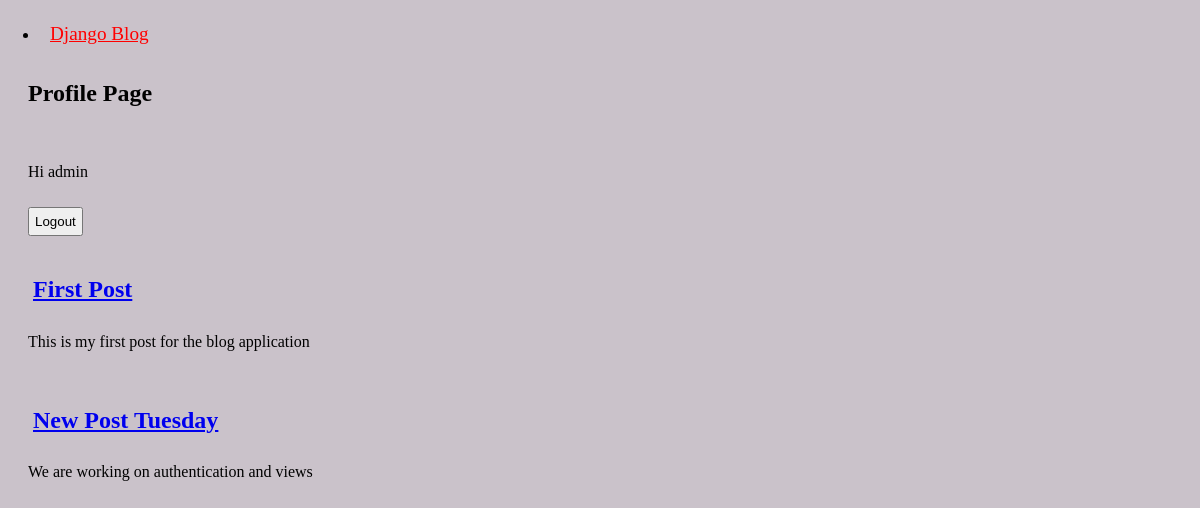
/profile/ (signed in), run on the app's committed database.
### blog/models.py (models this page shows, shortened)
class Post(models.Model):
    title = models.CharField(max_length=200)
    author = models.ForeignKey(
        User,
        on_delete=models.CASCADE
        )
    body = models.TextField()

### blog/views.py (the view)
# urls.py: path('profile/', ProfileBlogListView.as_view(), name='profile')
class ProfileBlogListView(LoginRequiredMixin, ListView):
    model = Post
    template_name = 'profile.html'
    def get_queryset(self):
        all_posts = Post.objects.all()
        filtered_posts = Post.objects.filter(author=self.request.user)
        return filtered_posts

### templates/profile.html (shortened to what this page needs)
{% extends 'base.html' %}
{% block content %}
<h2> Profile Page </h2>
    {% if user.is_authenticated %}
        <div class="user-area"></div>
        <p>Hi {{ user.username }}</p>
        <form action="{% url 'logout' %}" method="post">
            <button type="submit">Logout</button>
        </form>
        </div>
       {% if object_list %}
        {% for post in object_list %}
            <div class="post-entry">
                <h2><a href="{% url 'post_detail' post.pk %}"> {{ post.title }} </a> </h2>
                <p> {{ post.body }}</p>
            </div>
        {% endfor %}
    {% else %}
    <div>
        <p>You have no posts </p>
    </div>
    {% endif %}
    {% endif %}
{% endblock content %}

### static/styles.css (style rules this page uses)
* { box-sizing: border-box; padding: 5px; }
body { background-color: rgb(202, 194, 202); color: #000; }
.user-area { display: flex; align-items: center; justify-content: space-around; margin-left: auto; }

### data on the page
Post: title "First Post", body "This is my first post for the blog application"
Post: title "New Post Tuesday", body "We are working on authentication and views"

### other printed values
{{ user.username }} "admin"
